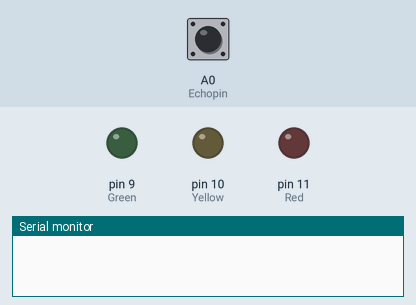
The sketch below on a simulated Arduino Uno, built with avr-gcc and run on an emulated ATmega328P. Parts: output pins drawn as LEDs (lit = HIGH), the last lines printed to the serial monitor. The inputs (shaded band) are chosen by the test bench; at power-on: A0 (Echopin) LOW. Pins used as bus, display or sensor lines are not drawn.

Above: at 0.1 s.
At 1.2 s:
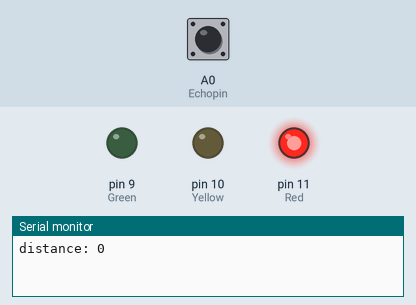
1.3 s: A0 (Echopin) pulsed HIGH 2 times (0.12 s each, 0.3 s apart)
At 2.1 s:
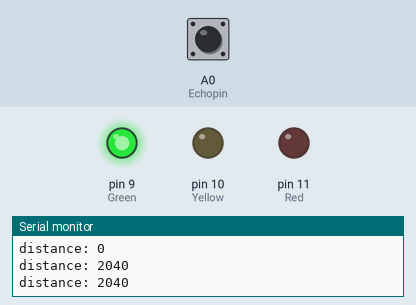
Timing chart, 0 to 4.3 s (numbered marks = the images above; inputs shaded):
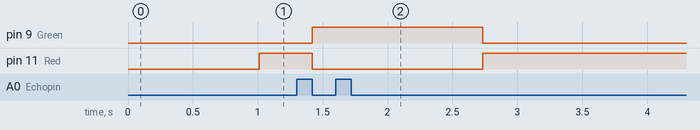

Measured:
- after the input at 1.3 s, pin 9 (Green): LOW → HIGH after 0.12 s, → LOW 1.3 s later; pin 11 (Red): HIGH → LOW after 0.12 s, → HIGH 1.3 s later

The sketch:

3.8-Distance_Sensing.ino
```cpp
int Echopin=A0;
int TRIGpin=A1;
int Green=9;
int Yellow=10;
int Red=11;

long duriation;
int distance;

void setup() {
  pinMode(TRIGpin, OUTPUT);
  pinMode(Echopin, INPUT);
  pinMode(Green, OUTPUT);
  pinMode(Yellow,OUTPUT);
  pinMode(Red, OUTPUT);
  Serial.begin(9600);
}

void loop() {
  digitalWrite(TRIGpin,LOW);
  delay(2);
  digitalWrite(TRIGpin,HIGH);
  delay(10);
  digitalWrite(TRIGpin,LOW);
  duriation=pulseIn(Echopin, HIGH);
  distance=duriation*0.034/2;
  Serial.print("distance: ");
  Serial.println(distance);

  if (distance<=10) {
  digitalWrite(Green, LOW);
  digitalWrite(Yellow, LOW);
  digitalWrite(Red, HIGH);
  }
  else if (distance>10 && distance<32) {
  digitalWrite(Green, LOW);
  digitalWrite(Yellow, HIGH);
  digitalWrite(Red, LOW);
}
  else {
  digitalWrite(Green, HIGH);
  digitalWrite(Yellow, LOW);
  digitalWrite(Red, LOW);
  }
}
```
